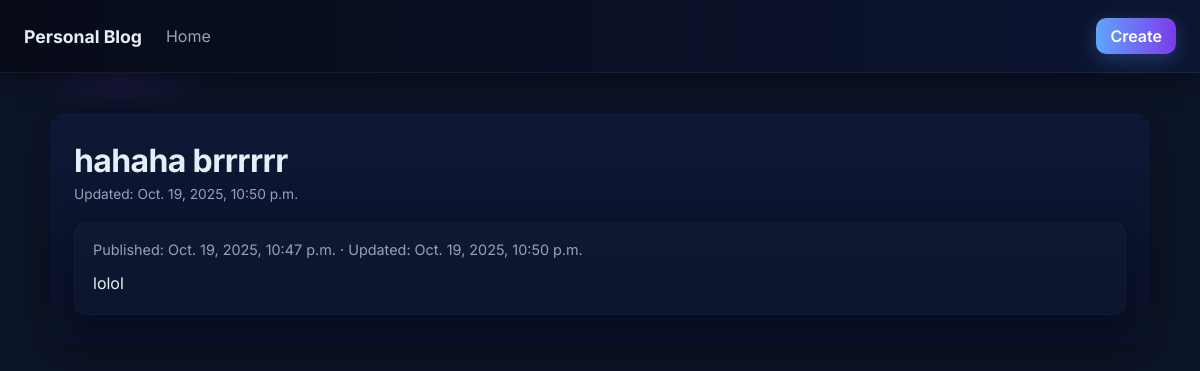
The app's page /blog/6 with its own data.
### app/models.py (models this page shows, shortened)
class Blog(models.Model):
    title = models.CharField(max_length=50)
    body = models.TextField(null=True,blank=True)
    created = models.DateTimeField(auto_now_add=True)
    updated = models.DateTimeField(auto_now=True)

### app/views.py (the view)
# urls.py: path('blog/<str:pk>',views.blog,name='blog'),
def blog(request,pk):
    blog = Blog.objects.get(id=pk)
    return render(request,'app/blog.html',{'blog':blog})

### app/templates/app/blog.html
{% extends 'boiler.html' %}
{% block content %}
<section class="page-hero">
	<h1>{{ blog.title }}</h1>
	<p class="muted-small">Updated: {{ blog.updated }}</p>
</section>
<article class="post">
	<div class="meta muted-small">Published: {{ blog.created }} &middot; Updated: {{ blog.updated }}</div>
	<div class="content" style="margin-top:12px;line-height:1.65">{{ blog.body }}</div>
</article>
{% endblock content %}

### app/static/app/styles.css (style rules this page uses)
:root { --bg: #0f172a; --body-bg: #0c1428; --nav-bg: #070b18; --panel: #0b1220; --card: linear-gradient(180deg,#101b3b 0%, #0a1024 100%); --accent: #60a5fa; --accent-2: #7c3aed; --muted: #94a3b8; --text: #e6eef8; --glass: rgba(255,255,255,0.03); }
* { box-sizing: border-box; }
html, body { height: 100%; margin: 0; font-family: Inter, system-ui, -apple-system, 'Segoe UI', Roboto, 'Helvetica Neue', Arial; background: radial-gradient(1200px 400px at 10% 10%, rgba(124,58,237,0.12), transparent 8%), var(--body-bg); color: var(--text); -webkit-font-smoothing: antialiased; -moz-osx-font-smoothing: grayscale; }
.page-hero { margin-bottom: 20px; }
.page-hero h1 { margin: 0; font-size: 2rem; letter-spacing: -0.02em; }
.page-hero p { margin: 6px 0 0; color: var(--muted); }
.post { background: linear-gradient(180deg, rgba(255,255,255,0.02), rgba(255,255,255,0.01)); border-radius: 12px; padding: 18px; box-shadow: 0 10px 30px rgba(2,6,23,0.6); border: 1px solid rgba(255,255,255,0.02); transition: transform .18s ease, box-shadow .18s ease; }
.post .meta { color: var(--muted); font-size: 0.9rem; }
.muted-small { color: var(--muted); font-size: 0.86rem; }

### records on screen
Blog: title "hahaha brrrrrr", updated "Oct. 19, 2025, 10:50 p.m.", created "Oct. 19, 2025, 10:47 p.m.", body "lolol"
